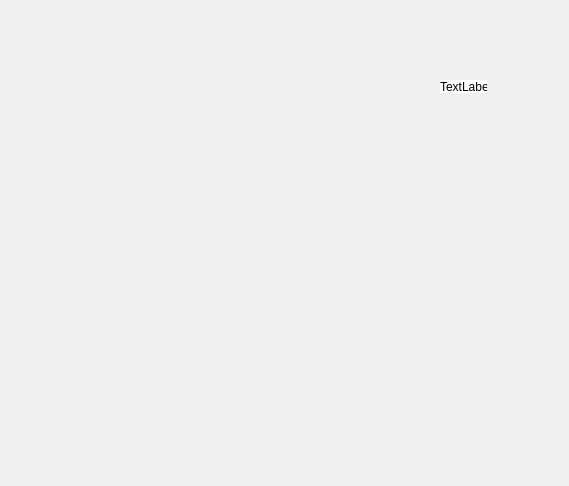
<?xml version="1.0" encoding="UTF-8"?>
<ui version="4.0">
 <class>BSTforStrings</class>
 <widget class="QWidget" name="BSTforStrings">
  <property name="geometry">
   <rect>
    <x>0</x>
    <y>0</y>
    <width>569</width>
    <height>486</height>
   </rect>
  </property>
  <property name="windowTitle">
   <string>BST for Strings</string>
  </property>
  <widget class="QLabel" name="label">
   <property name="geometry">
    <rect>
     <x>440</x>
     <y>80</y>
     <width>47</width>
     <height>13</height>
    </rect>
   </property>
   <property name="styleSheet">
    <string notr="true">background-color: rgb(255, 255, 255);
color: rgb(0, 0, 0);
font: 14pt &quot;Gill Sans Ultra Bold&quot;;</string>
   </property>
   <property name="text">
    <string>TextLabel</string>
   </property>
  </widget>
 </widget>
 <resources/>
 <connections/>
</ui>
